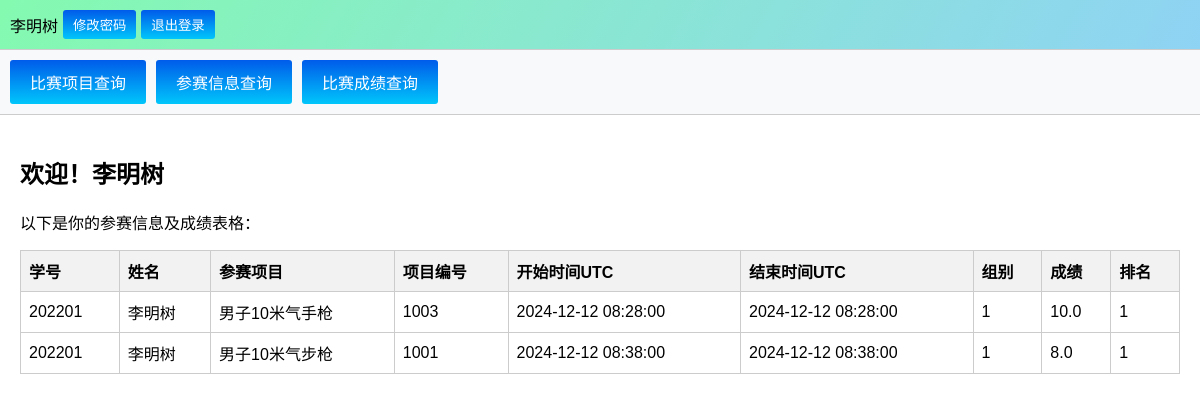
The page /user_dashboard/ on the database its author committed.
### app1/models.py (models this page shows, shortened)
class User(models.Model):
    user_id = models.CharField(max_length=20, unique=True)
    password = models.CharField(max_length=100)
    name = models.CharField(max_length=100,default=False)
    date_joined = models.DateTimeField(default=timezone.now)
    def __str__(self):
        return self.user_id

class Event(models.Model):
    event_id = models.CharField(max_length=100)
    event_name = models.TextField()
    start_time = models.DateTimeField()
    end_time = models.DateTimeField()

class Score(models.Model):
    contestant = models.ForeignKey(Contestant, on_delete=models.CASCADE)
    score = models.FloatField(null=True, blank=True)
    rank = models.IntegerField(null=True, blank=True)

### app1/views.py (the view)
# urls.py: path('user_dashboard/', views.user_dashboard, name='user_dashboard'),
def user_dashboard(request):
    response = checkloginuser(request)
    if response:
        return response
    user_ip = request.META.get('HTTP_X_FORWARDED_FOR', request.META.get('REMOTE_ADDR')).split(',')[0]
    try:
        login_record = NowLogin.objects.get(ip=user_ip)
        user_id = login_record.login  # 获取登录名，即user_id
        user = User.objects.get(user_id=user_id)
        user_name = user.name  # 获取用户名
        contestants = Contestant.objects.filter(user=user)
        event_details = []
        for contestant in contestants:
            event = contestant.event
            score = Score.objects.filter(contestant=contestant).first()  # 获取该参赛者的成绩
            event_details.append({
                'event_name': event.event_name,
                'event_id': event.event_id,
                'start_time': event.start_time,
                'end_time': event.end_time,
                'group': contestant.group,
                'score': score.score if score else '未评分',
                'rank': score.rank if score else '未排名'
            })
    except NowLogin.DoesNotExist:
        user_name = None  # 如果没有找到对应的登录记录
        event_details = []
    except User.DoesNotExist:
        user_name = None  # 如果没有找到对应的用户
        event_details = []
    return render(request, 'user_dashboard.html', {
        'user_name': user_name, 'user': user,
        'event_details': event_details
    })

### app1/views.py (called while the page is built)
def checkloginuser(request):
    ip_address = request.META.get('REMOTE_ADDR')
    user_logged = NowLogin.objects.filter(ip=ip_address).exists()
    user_logged_in = NowLogin.objects.filter(ip=ip_address, success=False).exists()
    if not user_logged:
        return redirect('login')
    if user_logged_in:
        return redirect('login')
    return None

### app1/templates/user_dashboard.html (shortened to what this page needs)
<!DOCTYPE html>
<html lang="zh-CN">
<head>
</head>
<body>
    <div class="toolbar">
        <div class="left-section">
            {% if user_name %}
                <a>{{ user_name }}</a>
            {% else %}
                <a>用户</a>
            {% endif %}
            <a href="{% url 'change_password' %}" class="register-btn">
                <button>修改密码</button>
            </a>
            <a href="{% url 'logout' %}" class="register-btn">
                <button>退出登录</button>
            </a>
        </div>
    </div>
    <div class="button-bar">
        <a href="{% url 'user_competition' %}" >  <button >比赛项目查询</button></a>
        <a href="{% url 'user_participation' %}" ><button>参赛信息查询</button></a>
        <a href="{% url 'user_scores' %}"><button>比赛成绩查询</button></a>
    </div>
   {% load tz %}
<div class="main-content">
    <h2>欢迎！{{ user_name }}</h2>
    <p>以下是你的参赛信息及成绩表格：</p>
    {% if event_details %}
        <table class="table">
            <thead>
                <tr>
                    <th>学号 </th>
                    <th>姓名 </th>
                    <th>参赛项目 </th>
                    <th>项目编号 </th>
                    <th>开始时间UTC </th>
                    <th>结束时间UTC </th>
                    <th>组别 </th>
                    <th>成绩</th>
                    <th>排名 </th>
                </tr>
            </thead>
            <tbody>
                {% for event in event_details %}
                    <tr>
                        <td>{{ user }}</td>
                        <td>{{ user_name }}</td>
                        <td>{{ event.event_name }}</td>
                        <td>{{ event.event_id }}</td>
                        <td>{% timezone 'Asia/Shanghai' %}{{ event.start_time|localtime|date:"Y-m-d H:i:s" }}{% endtimezone %}</td>
                        <td>{% timezone 'Asia/Shanghai' %}{{ event.end_time|localtime|date:"Y-m-d H:i:s" }}{% endtimezone %}</td>
                        <td>{{ event.group }}</td>
                        <td>{{ event.score }}</td>
                        <td>{{ event.rank }}</td>
                    </tr>
                {% endfor %}
            </tbody>
        </table>
    {% else %}
        <p>没有找到参赛信息。</p>
    {% endif %}
</div>
</body>
</html>

### app1/templates/user_dashboard.html (style rules this page uses)
body { font-family: Arial, sans-serif; margin: 0; padding: 0; display: flex; flex-direction: column; align-items: stretch; height: 100vh; }
.toolbar { display: flex; align-items: center; justify-content: space-between; padding: 10px; background-image: linear-gradient(120deg, #84fab0 0%, #8fd3f4 100%); border-bottom: 1px solid #ccc; }
.toolbar .left-section { display: flex; align-items: center; }
.toolbar button { padding: 5px 10px; margin-left: 5px; border: none; background-image: linear-gradient(to top, #00c6fb 0%, #005bea 100%); color: white; border-radius: 3px; cursor: pointer; }
.button-bar { display: flex; justify-content: flex-start; padding: 10px; background-color: #f8f9fa; border-bottom: 1px solid #ccc; }
.button-bar button { padding: 10px 20px; margin-right: 10px; border: none; background-image: linear-gradient(to top, #00c6fb 0%, #005bea 100%); color: white; border-radius: 3px; cursor: pointer; font-size: 16px; }
.main-content { flex: 1; padding: 20px; box-sizing: border-box; }
.table { width: 100%; border-collapse: collapse; }
.table th, .table td { border: 1px solid #ccc; padding: 8px; text-align: left; }
.table th { background-color: #f2f2f2; }

### rows shown on the page
User: name "李明树", event_details "202201" "202201", event_details "李明树" "李明树"
Event: event_name "男子10米气手枪", event_id "1003", start_time "2024-12-12 08:28:00", end_time "2024-12-12 08:28:00"
Score: score "10.0"
Event: event_name "男子10米气步枪", event_id "1001", start_time "2024-12-12 08:38:00", end_time "2024-12-12 08:38:00"
Score: score "8.0"

### other values the page prints
{{ event.group }} "1" "1"
{{ event.rank }} "1" "1"
